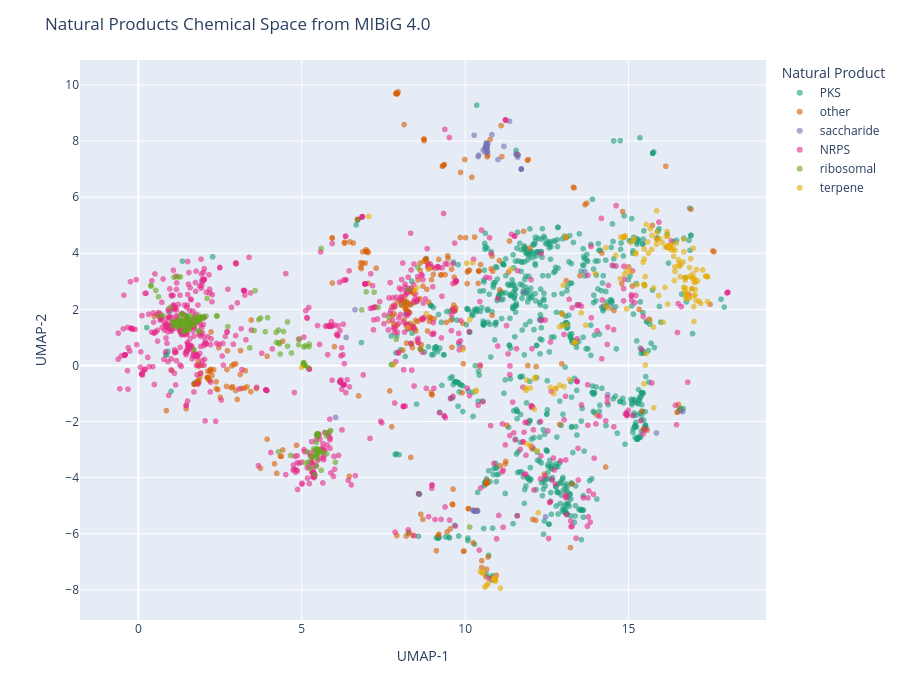

Notebook code cell kept with this figure:
### Code cell
import plotly.express as px

fig = px.scatter(
    projection_df,
    x="UMAP-1",
    y="UMAP-2",
    color="bgc_class",
    hover_data={
        "bgc_class": True,
        "compound_name": True,
        "UMAP-1": False,
        "UMAP-2": False,
    },
    opacity=0.6,
    color_discrete_sequence=px.colors.qualitative.Dark2
)

fig.update_layout(
    width=900,
    height=700,
    legend_title_text="Natural Product",
    title="Natural Products Chemical Space from MIBiG 4.0",
)

fig.show()

### Figure 1 — Plotly figure (JSON) as saved in the notebook; plotly's stock layout.template omitted (floating-point values rounded to 4 significant figures; data arrays with more than 128 entries replaced by an {"elided": "..."} marker saying what was removed)
{"data": [{"customdata": {"elided": "762x2 str values"}, "hovertemplate": "bgc_class=%{customdata[0]}<br>compound_name=%{customdata[1]}<extra></extra>", "legendgroup": "PKS", "marker": {"color": "rgb(27,158,119)", "opacity": 0.6, "symbol": "circle"}, "mode": "markers", "name": "PKS", "showlegend": true, "type": "scattergl", "x": {"elided": "762 float values"}, "xaxis": "x", "y": {"elided": "762 float values"}, "yaxis": "y"}, {"customdata": {"elided": "331x2 str values"}, "hovertemplate": "bgc_class=%{customdata[0]}<br>compound_name=%{customdata[1]}<extra></extra>", "legendgroup": "other", "marker": {"color": "rgb(217,95,2)", "opacity": 0.6, "symbol": "circle"}, "mode": "markers", "name": "other", "showlegend": true, "type": "scattergl", "x": {"elided": "331 float values"}, "xaxis": "x", "y": {"elided": "331 float values"}, "yaxis": "y"}, {"customdata": {"elided": "75x2 str values"}, "hovertemplate": "bgc_class=%{customdata[0]}<br>compound_name=%{customdata[1]}<extra></extra>", "legendgroup": "saccharide", "marker": {"color": "rgb(117,112,179)", "opacity": 0.6, "symbol": "circle"}, "mode": "markers", "name": "saccharide", "showlegend": true, "type": "scattergl", "x": [13.34, 6.629, 6.245, 10.66, 10.23, 10.64, 10.61, 11.19, 10.28, 10.27, 10.38, 10.38, 11.0, 10.62, 10.64, 10.65, 10.66, 10.64, 10.65, 10.55, 10.67, 10.26, 10.63, 10.64, 10.29, 10.63, 10.29, 10.32, 10.82, 10.7, 10.65, 10.66, 10.68, 10.68, 10.67, 11.61, 11.61, 11.72, 11.72, 11.72, 11.72, 11.72, 16.57, 16.57, 16.58, 16.57, 16.6, 16.59, 16.6, 16.56, 16.59, 11.56, 11.56, 11.57, 11.56, 10.4, 15.85, 16.66, 12.46, 11.79, 12.34, 13.66, 14.36, 11.36, 6.359, 14.47, 10.61, 1.935, 6.296, 10.28, 14.23, 8.6, 8.581, 6.035, 10.41], "xaxis": "x", "y": [0.7924, 1.988, -0.6726, 7.913, -5.159, 7.933, 7.763, 7.81, -5.183, 8.209, -5.192, -5.19, 7.342, 7.768, 7.766, 7.779, 7.754, 7.782, 7.779, 7.677, 7.765, -5.175, 7.827, 7.823, -5.19, 7.75, -5.182, -5.196, 8.23, 7.898, 7.868, 7.696, 7.602, 7.615, 7.842, 7.423, 7.494, 7.002, 7.002, 7.002, 7.002, 7.003, -1.56, -1.558, -1.562, -1.567, -1.619, -1.557, -1.573, -1.572, -1.562, 7.519, 7.537, 7.537, 7.534, 7.448, -2.41, -1.647, -5.394, 2.618, 1.618, 3.352, -1.042, 8.705, 0.9981, 2.076, 7.597, 3.012, -0.685, -5.201, 2.104, -4.585, -4.578, -1.855, 7.498], "yaxis": "y"}, {"customdata": {"elided": "821x2 str values"}, "hovertemplate": "bgc_class=%{customdata[0]}<br>compound_name=%{customdata[1]}<extra></extra>", "legendgroup": "NRPS", "marker": {"color": "rgb(231,41,138)", "opacity": 0.6, "symbol": "circle"}, "mode": "markers", "name": "NRPS", "showlegend": true, "type": "scattergl", "x": {"elided": "821 float values"}, "xaxis": "x", "y": {"elided": "821 float values"}, "yaxis": "y"}, {"customdata": {"elided": "178x2 str values"}, "hovertemplate": "bgc_class=%{customdata[0]}<br>compound_name=%{customdata[1]}<extra></extra>", "legendgroup": "ribosomal", "marker": {"color": "rgb(102,166,30)", "opacity": 0.6, "symbol": "circle"}, "mode": "markers", "name": "ribosomal", "showlegend": true, "type": "scattergl", "x": {"elided": "178 float values"}, "xaxis": "x", "y": {"elided": "178 float values"}, "yaxis": "y"}, {"customdata": {"elided": "182x2 str values"}, "hovertemplate": "bgc_class=%{customdata[0]}<br>compound_name=%{customdata[1]}<extra></extra>", "legendgroup": "terpene", "marker": {"color": "rgb(230,171,2)", "opacity": 0.6, "symbol": "circle"}, "mode": "markers", "name": "terpene", "showlegend": true, "type": "scattergl", "x": {"elided": "182 float values"}, "xaxis": "x", "y": {"elided": "182 float values"}, "yaxis": "y"}], "layout": {"height": 700, "legend": {"title": {"text": "Natural Product"}, "tracegroupgap": 0}, "margin": {"t": 60}, "title": {"text": "Natural Products Chemical Space from MIBiG 4.0"}, "width": 900, "xaxis": {"anchor": "y", "domain": [0, 1], "title": {"text": "UMAP-1"}}, "yaxis": {"anchor": "x", "domain": [0, 1], "title": {"text": "UMAP-2"}}}}
